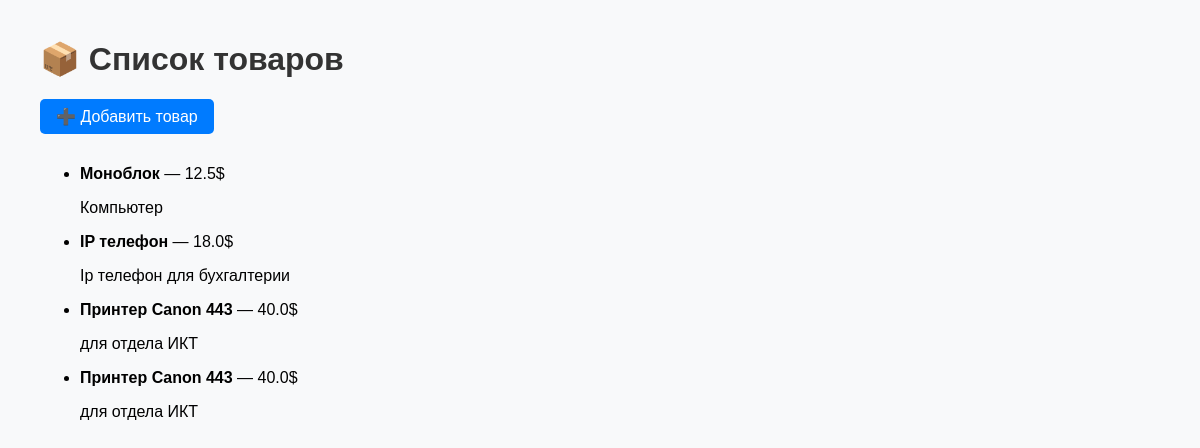
The page / on the database its author committed.
### models.py (models this page shows)
class Item(Base):
    __tablename__ = "items"
    id = Column(Integer, primary_key=True, index=True)
    name = Column(String, nullable=False)
    price = Column(Float, nullable=False)
    description = Column(String, nullable=True)

### endpoints_old2.py (the view)
    @app.get("/", response_class=HTMLResponse)
    async def index(request: Request, db: Session = Depends(get_db)):
        items = db.query(ItemModel).all()
        return templates.TemplateResponse("index.html", {"request": request, "items": items})

### templates/index.html (shortened to what this page needs)
<!DOCTYPE html>
<html lang="ru">
<head>
    <link rel="stylesheet" href="/static/style.css">
</head>
<body>
    <h1>📦 Список товаров</h1>
    <a href="/add" class="btn">➕ Добавить товар</a>
    {% if items %}
        <ul class="item-list">
            {% for item in items %}
                <li>
                    <strong>{{ item.name }}</strong> — {{ item.price }}$
                    {% if item.description %}
                        <p>{{ item.description }}</p>
                    {% endif %}
                </li>
            {% endfor %}
        </ul>
    {% else %}
        <p>Пока нет товаров 😔</p>
    {% endif %}
</body>
</html>

### static/style.css (style rules this page uses)
body { font-family: Arial, sans-serif; margin: 40px; background: #f8f9fa; }
h1 { color: #333; }
.btn { display: inline-block; margin-bottom: 15px; padding: 8px 16px; background: #007bff; color: white; text-decoration: none; border-radius: 5px; }

### rows shown on the page
Item: name "Моноблок", price "12.5", description "Компьютер"
Item: name "IP телефон", price "18.0", description "Ip телефон для бухгалтерии"
Item: name "Принтер Canon 443", price "40.0", description "для отдела ИКТ"
Item: name "Принтер Canon 443", price "40.0", description "для отдела ИКТ"
